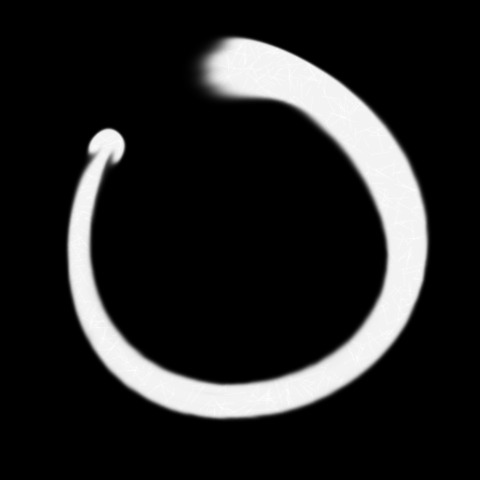

Here is the Python script that generated this plot:
# Day 18: an ensō painted by a fluid. Code only, no generative model.
# Run: python3 -I days/18/enso.py  ->  days/18/frames/fNNNN.png (git-ignored) and days/18/enso.png (the finished circle)
# A brush goes once round an open circle, in one breath: it pushes the water (stable fluids, after Jos Stam, 1999)
# and lays ink. The ink rides the flow and soaks into the paper unevenly (a fibre map), so it blooms and feathers.
# Each frame of the stroke is saved; the poster plays them as its loop.
import numpy as np, os, math
from PIL import Image

HERE = os.path.dirname(os.path.abspath(__file__)); FR = os.path.join(HERE, 'frames'); os.makedirs(FR, exist_ok=True)
N = int(os.environ.get('N', 480)); SC = N / 480          # SC keeps the look the same at any test size
rng = np.random.default_rng(18)
yy, xx = np.mgrid[0:N, 0:N].astype(np.float64)

def blur(a, r=1):
    for _ in range(r):
        a = (a * 4 + np.roll(a, 1, 0) + np.roll(a, -1, 0) + np.roll(a, 1, 1) + np.roll(a, -1, 1)) / 8
    return a

def advect(f, u, v, dt):
    # semi-Lagrangian: look back along the flow and sample there (bilinear)
    px = np.clip(xx - dt * u, 0, N - 1.001); py = np.clip(yy - dt * v, 0, N - 1.001)
    x0 = px.astype(int); y0 = py.astype(int); fx = px - x0; fy = py - y0
    return (f[y0, x0] * (1 - fx) * (1 - fy) + f[y0, x0 + 1] * fx * (1 - fy) + f[y0 + 1, x0] * (1 - fx) * fy + f[y0 + 1, x0 + 1] * fx * fy)

def project(u, v, it=30):
    # make the flow incompressible, so it swirls rather than piles up
    div = -.5 * (np.roll(u, -1, 1) - np.roll(u, 1, 1) + np.roll(v, -1, 0) - np.roll(v, 1, 0))
    p = np.zeros_like(u)
    for _ in range(it): p = (div + np.roll(p, 1, 0) + np.roll(p, -1, 0) + np.roll(p, 1, 1) + np.roll(p, -1, 1)) / 4
    return u - .5 * (np.roll(p, -1, 1) - np.roll(p, 1, 1)), v - .5 * (np.roll(p, -1, 0) - np.roll(p, 1, 0))

# the paper: fibres in every direction, so the ink spreads further along some paths than others
fib = np.zeros((N, N))
for _ in range(3000):
    cx, cy, a, L = rng.uniform(0, N), rng.uniform(0, N), rng.uniform(0, math.pi), rng.uniform(5, 26)
    for t in np.linspace(-.5, .5, int(L) + 1):
        fib[int(cy + math.sin(a) * L * t) % N, int(cx + math.cos(a) * L * t) % N] += 1
fib = .55 + .45 * blur(np.clip(fib, 0, 2) / 2, 1)
noise = blur(rng.uniform(0, 1, (N, N)), 6); noise = (noise - noise.min()) / (noise.max() - noise.min())

u = np.zeros((N, N)); v = np.zeros((N, N)); wet = np.zeros((N, N)); ink = np.zeros((N, N))
CX, CY, R = N * .5, N * .5, N * .34
A0, SWEEP = math.radians(-112), math.radians(322)        # starts low left, goes round clockwise, stops short: the circle left open
FRAMES, SUB = int(os.environ.get('FRAMES', 300)), 2
STROKE = int(FRAMES * .73)                                              # frames the brush is down; the rest is the ink settling
for f in range(FRAMES):
    for s in range(SUB):
        k = (f * SUB + s) / (STROKE * SUB)
        if k <= 1:
            # the brush: eased like a real hand, fast through the middle, slow at the start and the lift
            e = .5 - .5 * math.cos(math.pi * k)
            a = A0 + SWEEP * e
            r = R * (1 + .025 * math.sin(a * 3 + 1))         # a hand isn't a compass
            bx, by = CX + r * math.cos(a), CY + r * math.sin(a)
            # load: a full brush at the start, running dry towards the end, so the stroke breaks into dry streaks
            load = (1 - k) ** .7
            width = 15 * SC * (.32 + .95 * load) * (1 + .1 * math.sin(k * 23))
            d2 = (xx - bx) ** 2 + (yy - by) ** 2
            foot = np.exp(-d2 / (2 * width ** 2))
            tx, ty = -math.sin(a), math.cos(a)
            u += foot * tx * .35 * SC; v += foot * ty * .35 * SC
            # dry brush: as the load falls, the bristles leave gaps across the stroke
            across = ((xx - bx) * math.cos(a) + (yy - by) * math.sin(a)) / width
            bristle = .5 + .5 * np.sin(across * 7 + noise * 4)   # fixed to the brush, so the dry gaps stay open
            core = np.clip((foot - .35) * 3, 0, 1)             # a brush has an edge: ink sits where the bristles touch
            dry = bristle > (.05 + .9 * (1 - load) ** 1.2)
            dep = core * (1.4 * load * .3 + 1.2 * dry)
            ink += dep * .22; wet += foot * (.25 + .5 * load)
        u, v = advect(u, u, v, .7), advect(v, u, v, .7)
        u *= .93; v *= .93
        u, v = project(u, v, 18)
        ink = advect(ink, u, v, .7)
        # capillary bloom: wet ink creeps into the paper along the fibres, then the paper dries
        spread = (blur(ink, 1) - ink) * .22 * fib * np.clip(wet, 0, 1) ** 2
        ink = ink + spread
        wet *= .975
    tone = 1 - np.exp(-ink * 2.6)                                 # how dark, from how much ink
    tone *= .9 + .1 * fib                                         # the fibres show through
    Image.fromarray((np.clip(tone, 0, 1) * 255).astype(np.uint8)).save(os.path.join(FR, 'f%04d.png' % (f + 1)))
    if f % 30 == 0: print('frame', f, flush=True)
Image.fromarray((np.clip(tone, 0, 1) * 255).astype(np.uint8)).save(os.path.join(HERE, 'enso.png'))
print('done')
